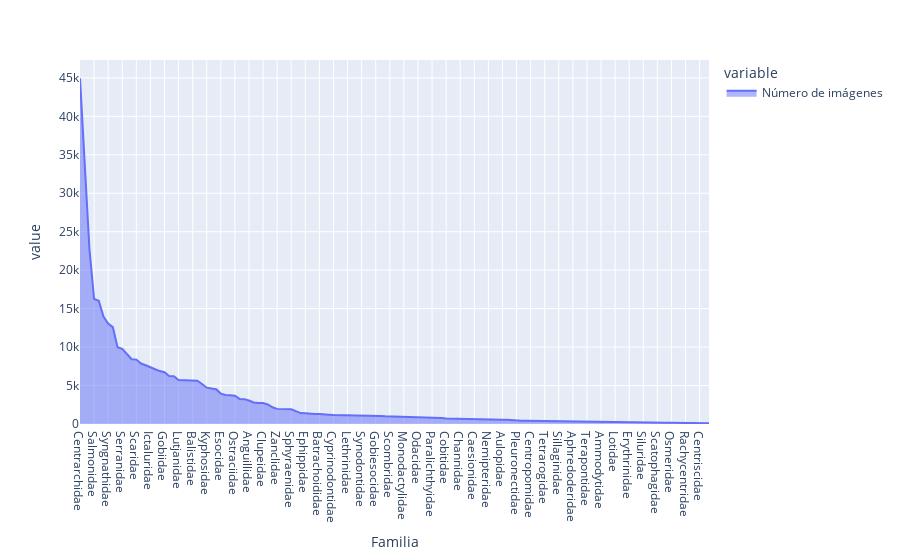

Notebook source saved alongside this figure:
### Code cell
df_value_counts = df_1000_stratified['Family'].value_counts()
df_value_counts = df_value_counts.reset_index()
df_value_counts.columns = ['Familia', 'Número de imágenes']
df_value_counts.set_index('Familia').plot(backend='plotly', kind='area')

### Figure 1 — Plotly figure (JSON) as saved in the notebook; plotly's stock layout.template omitted (floating-point values rounded to 4 significant figures; data arrays with more than 128 entries replaced by an {"elided": "..."} marker saying what was removed)
{"data": [{"hovertemplate": "variable=Número de imágenes<br>Familia=%{x}<br>value=%{y}<extra></extra>", "legendgroup": "Número de imágenes", "line": {"color": "#636efa"}, "mode": "lines", "name": "Número de imágenes", "orientation": "v", "showlegend": true, "stackgroup": "1", "type": "scatter", "x": {"elided": "135 str values"}, "xaxis": "x", "y": {"elided": "135 int values"}, "yaxis": "y"}], "layout": {"legend": {"title": {"text": "variable"}, "tracegroupgap": 0}, "margin": {"t": 60}, "xaxis": {"anchor": "y", "domain": [0, 1], "title": {"text": "Familia"}}, "yaxis": {"anchor": "x", "domain": [0, 1], "title": {"text": "value"}}}}
